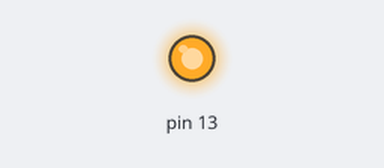
This sketch was run on a simulated Arduino Uno, built with avr-gcc and run on an emulated ATmega328P. Shown: output pins drawn as LEDs (lit = HIGH).

Above: at 0.1 s.
Timing chart, 0 to 1.6 s (numbered marks = the images above):
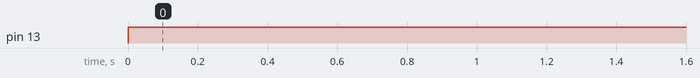

The sketch:

code.ino
```cpp
double B1_3Value ;
double B2_3Value ;
double B3_3Value ;
double temp3;
double B4_3Value(double var1, double var2 ){
	return var1+var2;
}
boolean temp4;
 boolean C1_3Value(double var1, double var2){
	return (var1 < var2);
}
boolean B5_3Value ;
void setup(){
	Serial.begin(9600);

 pinMode(B2_3Value ,INPUT);
 pinMode(B3_3Value ,INPUT);
 pinMode(13,OUTPUT);}
void loop(){
B1_3Value = 10;
B2_3Value = 6;
B3_3Value = 6;
temp3 = B4_3Value(B2_3Value,B3_3Value);
temp4 = C1_3Value(B1_3Value,temp3);
digitalWrite(13,temp4);
 			}
```

Measured:
- by itself, pin 13: LOW → HIGH at 0.00 s
